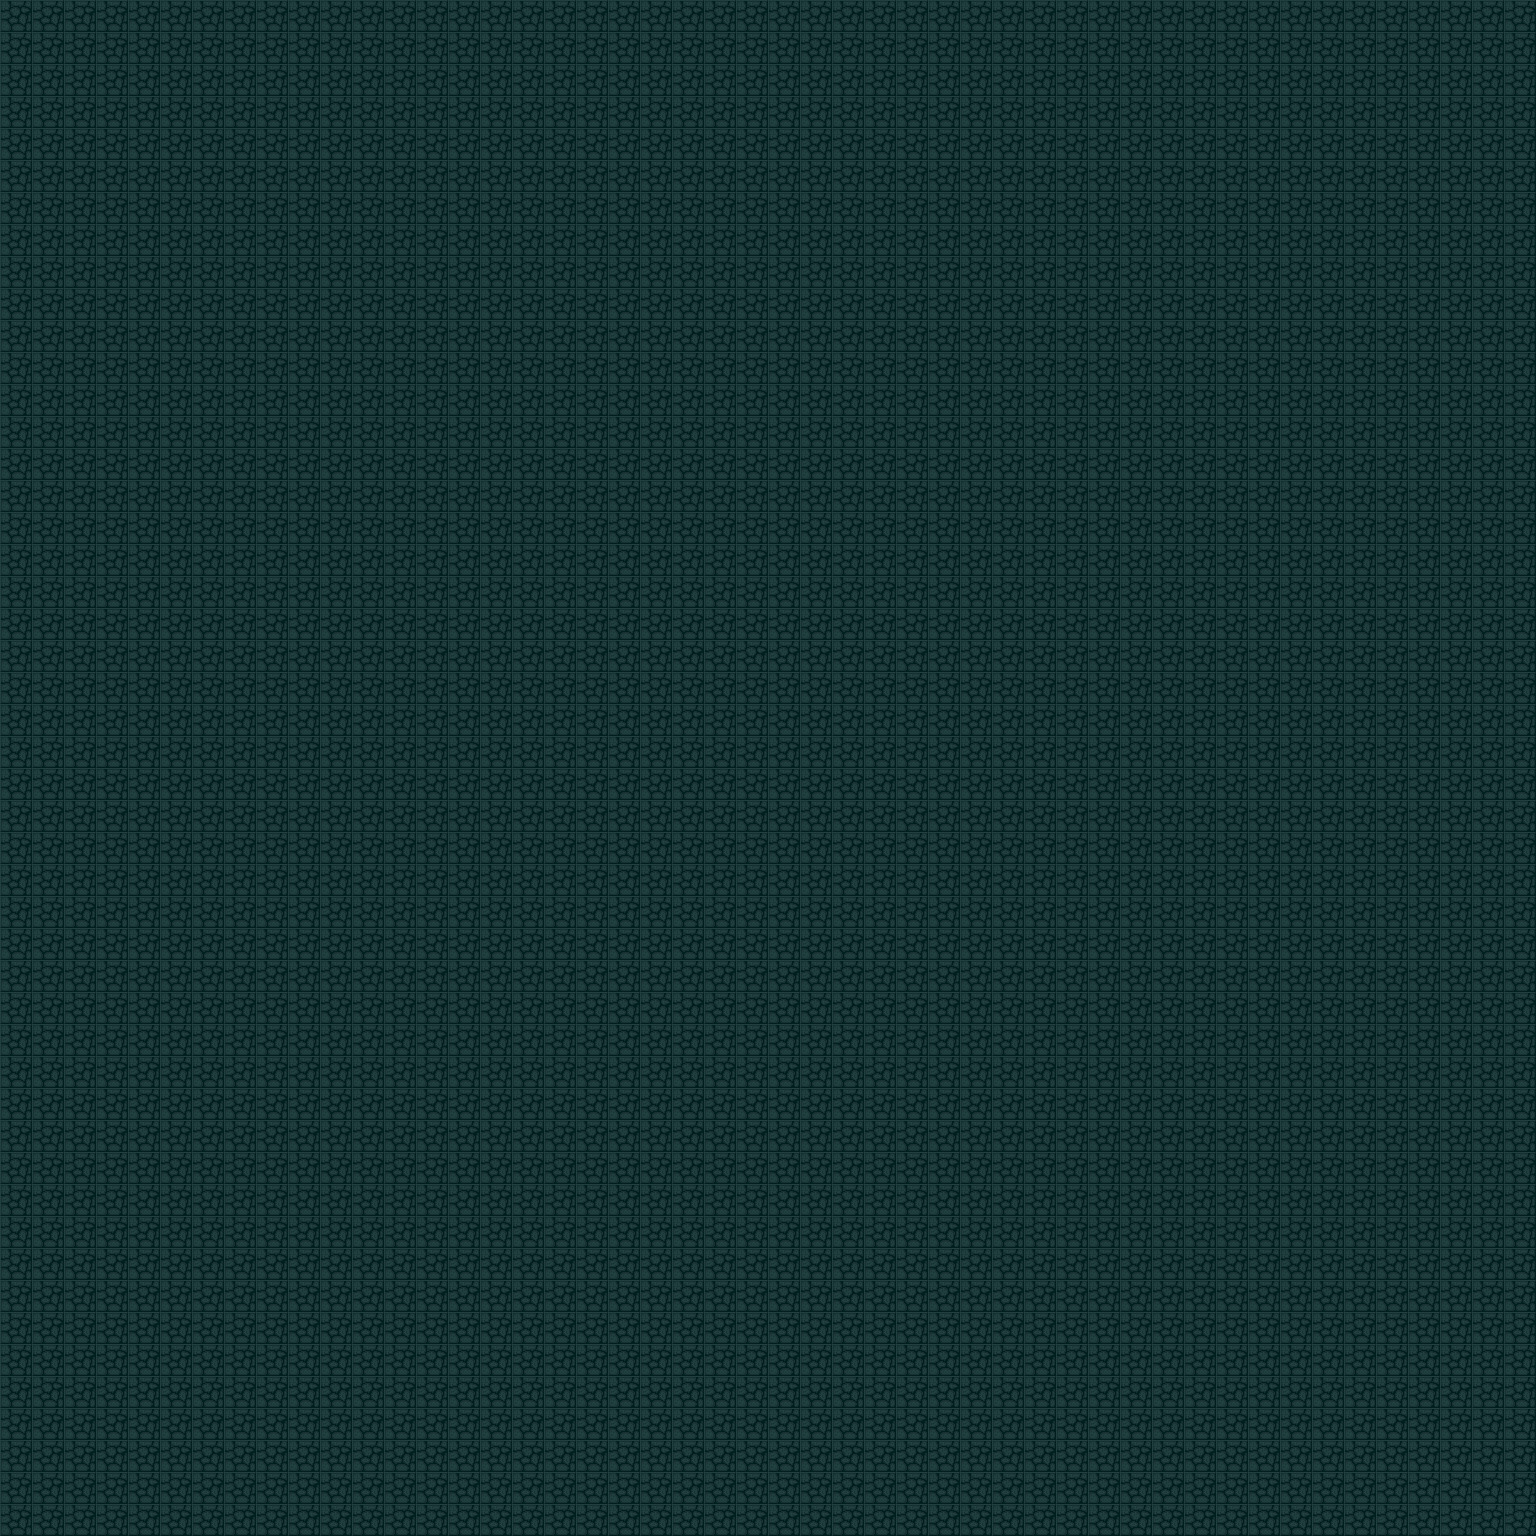

This game map was drawn from its Tiled (.tmx) file and the tilesets committed beside it. A one-line description and the trimmed map source follow:
An orthogonal 48x48 tile map with 32x32 px tiles, 1 tile layer (world).

<map version="1.0" orientation="orthogonal" width="48" height="48" tilewidth="32" tileheight="32">
 <tileset firstgid="1" name="nethack_spritesheet" tilewidth="32" tileheight="32">
  <image source="../../../../org.blockout.engine/src/main/resources/nethack_spritesheet.jpg" width="1280" height="960" />
 </tileset>
 <layer name="world" width="48" height="48">
  <data>[2304 cells, 2304 non-empty, 1 distinct tile ids]</data>
 </layer>
</map>
